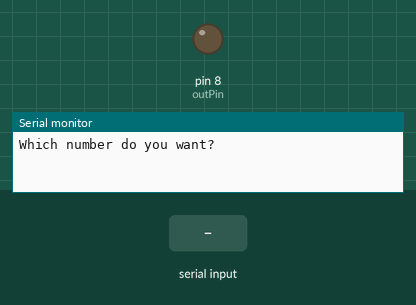
A sketch run on a simulated Arduino Uno, built with avr-gcc and run on an emulated ATmega328P. On the bench: output pins drawn as LEDs (lit = HIGH), the last lines printed to the serial monitor. Inputs (shaded band) come from the test bench.

Above: at 1.2 s.
1.3 s: "90,45\n" received over Serial
At 2.1 s:
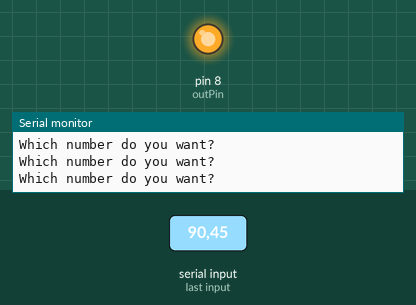
Timing chart, 0 to 4.3 s (numbered marks = the images above; inputs shaded):
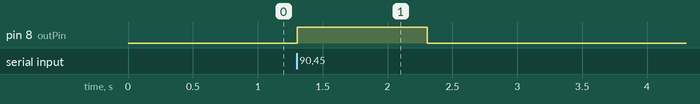

Measured:
- after the input at 1.3 s, pin 8 (outPin): LOW → HIGH at once, → LOW 1.0 s later

The sketch:

sketch_buzzer_Piepser.ino
```cpp
/* Sketch for an ACTIVE BUZZER */

int outPin = 8;
int myNum;

void setup() {
  // put your setup code here, to run once:
  pinMode(outPin, OUTPUT);
  Serial.begin(9600);
}

void loop() {
  // put your main code here, to run repeatedly:
  Serial.println("Which number do you want?");

  while (Serial.available() == 0) {
    }

  myNum = Serial.parseInt();
  if (myNum > 10) {
    digitalWrite(outPin, HIGH);
    } else {
    digitalWrite(outPin, LOW);
      }
}
```
